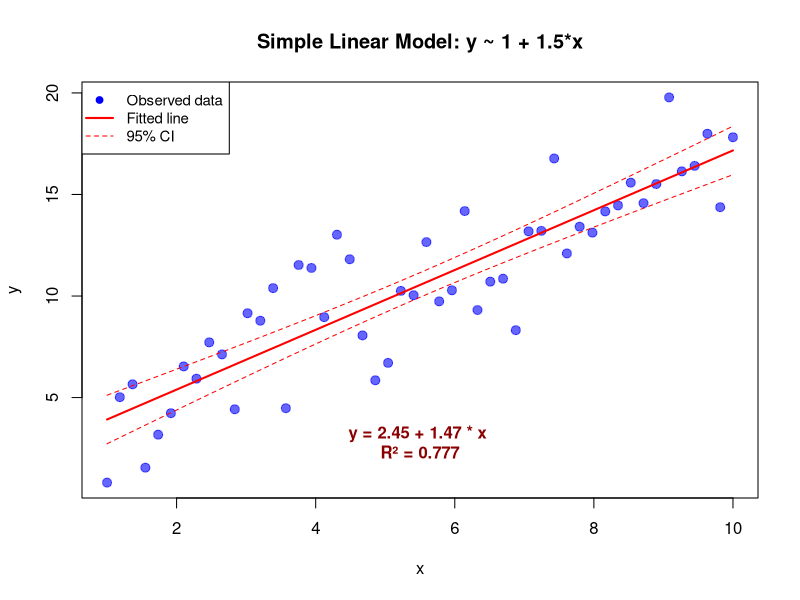
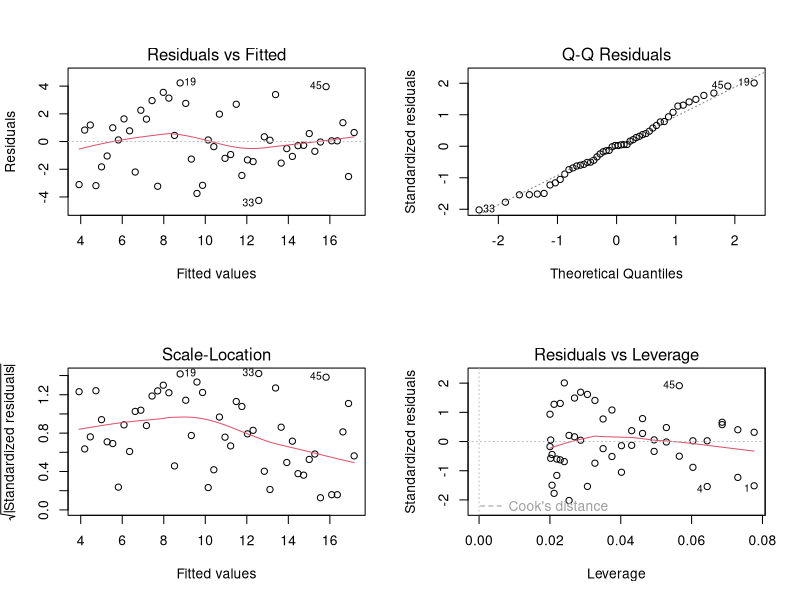

The R script that drew these images, in order:
## ---- chunk 1
#| echo: true
#| code-fold: false
#| fig-cap: "Simple Linear Model Analysis"
#| label: fig-lm-analysis

# Create sample data with linear relationship
set.seed(456)
n <- 50
x <- seq(1, 10, length.out = n)
y <- 2 + 1.5 * x + rnorm(n, mean = 0, sd = 2)

# Create data frame
lm_data <- data.frame(x = x, y = y)

# Fit simple linear model: y ~ a + b*x
lm_model <- lm(y ~ x, data = lm_data)

# Display model summary
print("Linear Model Summary:")
print(summary(lm_model))

# Extract key statistics
coef_intercept <- coef(lm_model)[1]
coef_slope <- coef(lm_model)[2]
r_squared <- summary(lm_model)$r.squared
adj_r_squared <- summary(lm_model)$adj.r.squared
p_value <- summary(lm_model)$coefficients[2, 4]

print(paste("Intercept (a):", round(coef_intercept, 4)))
print(paste("Slope (b):", round(coef_slope, 4)))
print(paste("R-squared:", round(r_squared, 4)))
print(paste("Adjusted R-squared:", round(adj_r_squared, 4)))
print(paste("p-value for slope:", round(p_value, 6)))

# Prediction for new data
new_x <- data.frame(x = c(3, 5, 7))
predictions <- predict(lm_model, newdata = new_x, interval = "confidence", level = 0.95)
print("\nPredictions with 95% confidence intervals:")
print(cbind(new_x, predictions))
## ---- chunk 2
#| echo: true
#| code-fold: false
#| fig-cap: "Scatterplot with Fitted Line and Confidence Interval"
#| label: fig-lm-plot

# Create scatter plot with fitted line
plot(lm_data$x, lm_data$y,
     main = "Simple Linear Model: y ~ 1 + 1.5*x",
     xlab = "x",
     ylab = "y",
     pch = 19,
     col = rgb(0, 0, 1, 0.6),
     cex = 1.2)

# Add fitted line
x_line <- seq(min(lm_data$x), max(lm_data$x), length.out = 100)
y_line <- predict(lm_model, newdata = data.frame(x = x_line))
lines(x_line, y_line, col = "red", lwd = 2, lty = 1)

# Add confidence interval
pred_interval <- predict(lm_model, newdata = data.frame(x = x_line), 
                        interval = "confidence", level = 0.95)
lines(x_line, pred_interval[, 2], col = "red", lwd = 1, lty = 2)
lines(x_line, pred_interval[, 3], col = "red", lwd = 1, lty = 2)

# Add legend
legend("topleft", 
       legend = c("Observed data", "Fitted line", "95% CI"),
       col = c("blue", "red", "red"),
       pch = c(19, NA, NA),
       lty = c(NA, 1, 2),
       lwd = c(NA, 2, 1),
       cex = 0.9)

# Add equation to plot
equation_text <- paste("y =", round(coef_intercept, 2), "+", round(coef_slope, 2), "* x",
                       "\nR² =", round(r_squared, 4))
text(max(lm_data$x) * 0.55, min(lm_data$y) + 2, equation_text, 
     cex = 1, col = "darkred", font = 2)
## ---- chunk 3
#| echo: true
#| code-fold: false
#| fig-cap: "Diagnostic Plots for Linear Model"
#| label: fig-lm-diagnostics

# Set up 2x2 panel layout for diagnostic plots
par(mfrow = c(2, 2))

# Plot diagnostic plots from the linear model
plot(lm_model)

# Reset plot layout
par(mfrow = c(1, 1))
